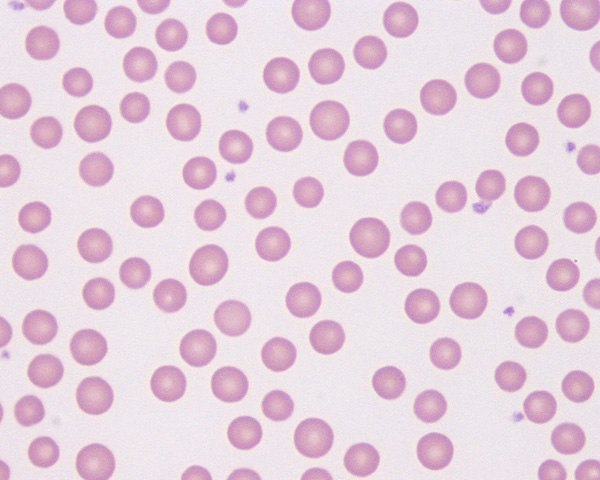
%> input picture matlab_project/matlabProject/latihan1/Normal-bovine-erythrocytes.jpg, 600 x 480 px
$ octave latihan1.m   (GNU Octave 9; MATLAB toolbox functions it lacks are replaced by stand-ins)
%> lines starting %> are read from the running program, lines starting %| are printed output that depends on the picture; in (x1, y1, x2, y2) boxes, pixels count from 0 and x2, y2 are one past the last pixel; in counts of white or black regions, pixels touching at a corner belong together; the program's own positions count from 1
A = imread('Normal-bovine-erythrocytes.jpg');
%> A is the input picture: size 480x600x3 uint8; mean R, G, B 229.8, 208.8, 221.7
B = rgb2gray(A);
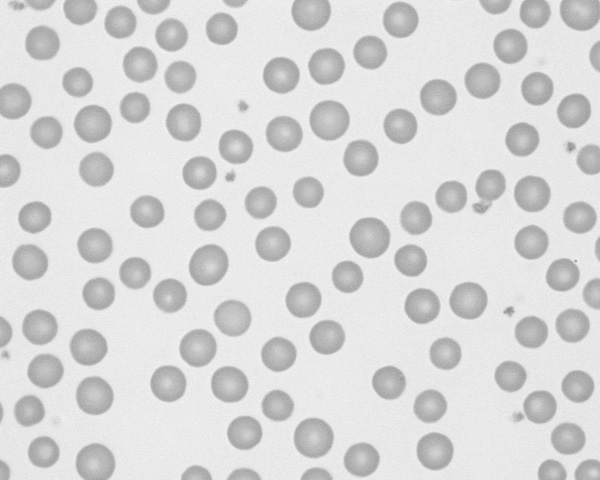
%> B: size 480x600 uint8; min 140, max 245, mean 216.6
imwrite(B,'grayErythrocytes.jpg');
imshow(B);


[counts, Idx] = imhist(B)
%> counts = 256 values, max 33349 at index 234, min 0 at index 1, mean 1125; Idx = 256 values from 0 to 255
[Idx counts]
%> ans = 256 rows, first 12: [0 0; 1 0; 2 0; 3 0; 4 0; 5 0; 6 0; 7 0; 8 0; 9 0; 10 0; 11 0]
subplot(1,2,1), imshow(B), subplot(1,2,2), imhist(B)
%> after `imhist(B)`:
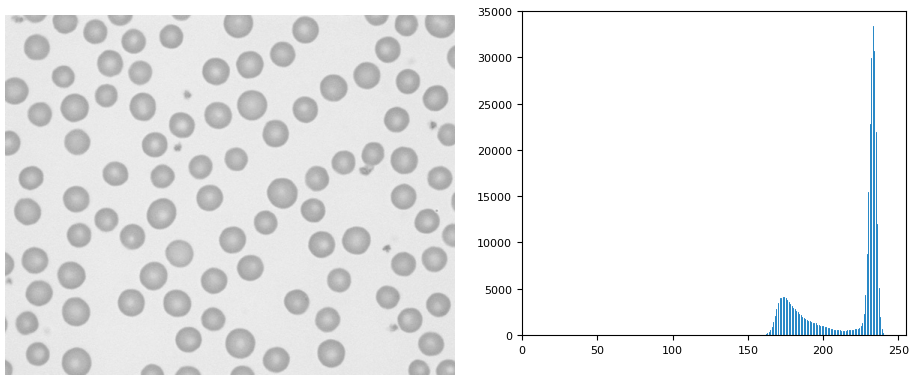
%> figure redrawn from the program's plot data, 2 panels

[baris, kolom] = size(B)
%> baris = 480; kolom = 600
g = zeros(baris, kolom);

for i = 1:baris
    for j = 1:kolom
        if B(i,j) < 213
            g(i,j) = 1;
        end;
    end
end;
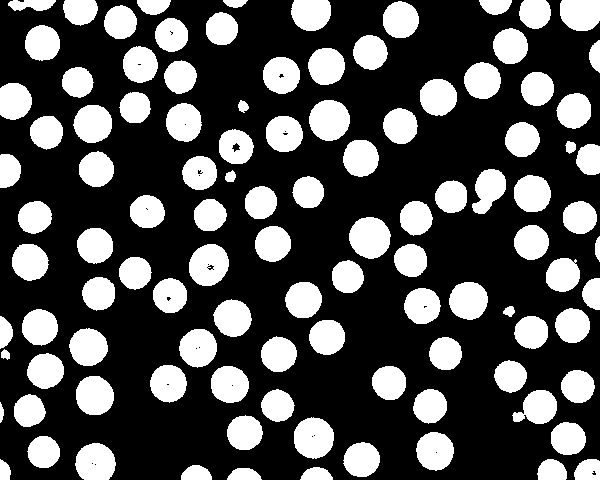
%> g: size 480x600 double; values 0 (black) and 1 (white), 31.1% white; 107 white regions, largest, box (x1, y1, x2, y2) and area: (349, 217, 391, 259) 1355, (309, 100, 350, 141) 1317, (294, 417, 334, 459) 1312

g = logical(g);
figure, subplot(1,2,1), imshow(B), subplot(1,2,2), imshow(g)

o = zeros (baris, kolom);
level =  graythresh(B)*256;
%> level = 206.8
for i = 1:baris
    for j = 1:kolom
        if B(i,j) < level
            o(i,j) = 1;
        end;
    end
end;
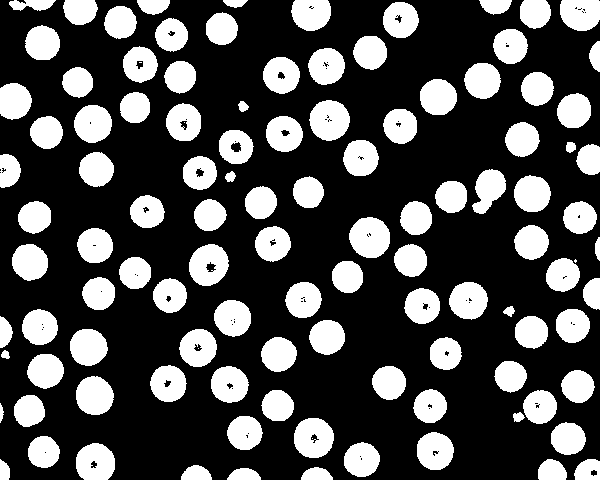
%> o: size 480x600 double; values 0 (black) and 1 (white), 30% white; 114 white regions (6 under 20 px), largest, box (x1, y1, x2, y2) and area: (349, 217, 390, 258) 1312, (309, 100, 350, 141) 1276, (294, 418, 334, 458) 1250

o = logical(o);
figure, subplot(1,2,1), imshow(g), title('manual'), subplot(1,2,2), imshow(o), title('otsu');
